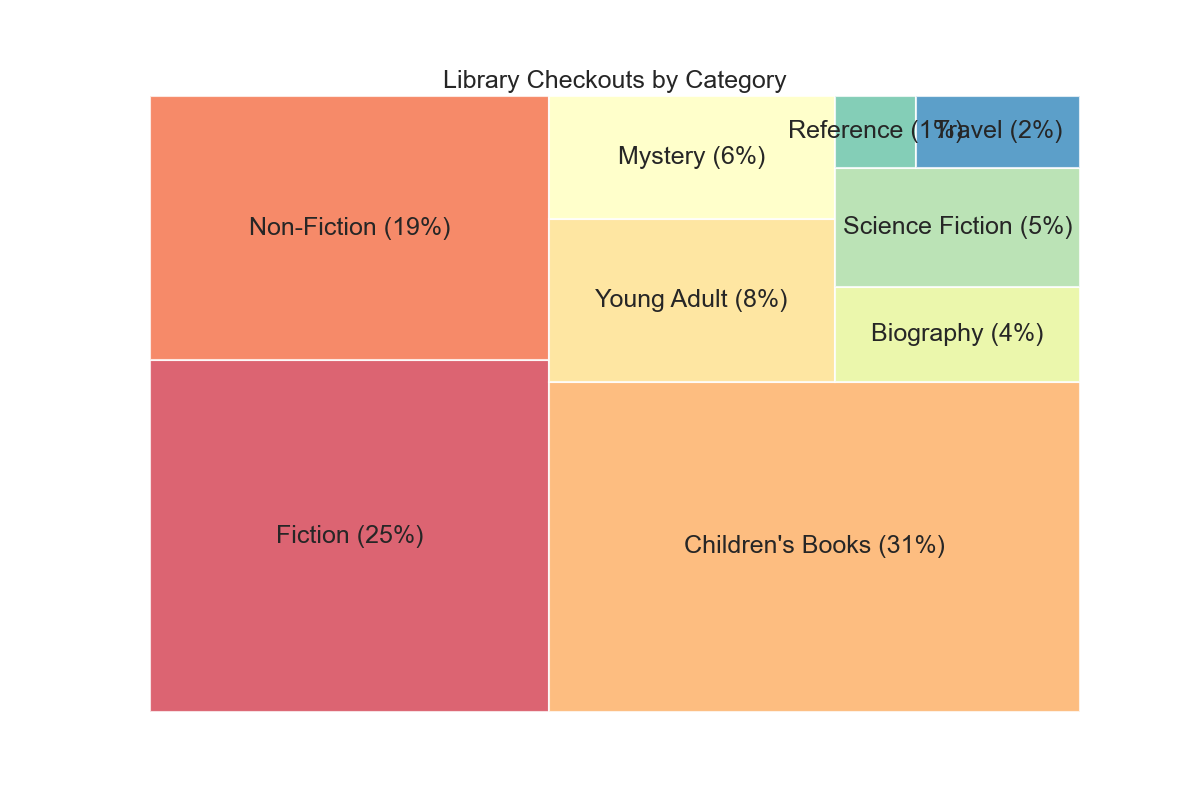

Reproduce this figure in Python.

import matplotlib.pyplot as plt
import squarify
import seaborn as sns

# Your data
data = [
    {'Category': 'Fiction', 'Checkouts': 12000, 'Percentage': 25},
    {'Category': 'Non-Fiction', 'Checkouts': 9000, 'Percentage': 19},
    {'Category': "Children's Books", 'Checkouts': 15000, 'Percentage': 31},
    {'Category': 'Young Adult', 'Checkouts': 4000, 'Percentage': 8},
    {'Category': 'Mystery', 'Checkouts': 3000, 'Percentage': 6},
    {'Category': 'Biography', 'Checkouts': 2000, 'Percentage': 4},
    {'Category': 'Science Fiction', 'Checkouts': 2500, 'Percentage': 5},
    {'Category': 'Reference', 'Checkouts': 500, 'Percentage': 1},
    {'Category': 'Travel', 'Checkouts': 1000, 'Percentage': 2}
]

# Preparing the sizes and labels
sizes = [item['Checkouts'] for item in data]
labels = [f"{item['Category']} ({item['Percentage']}%)" for item in data]

# Colors
palette = sns.color_palette("Spectral", len(data))  # You can choose different palettes
colors = [palette[i] for i in range(len(data))]

# Create a figure to draw treemap
plt.figure(figsize=(12, 8))

# Creating the treemap
squarify.plot(sizes=sizes, label=labels, color=colors, alpha=0.8)

# Remove axis
plt.axis('off')

# Add title
plt.title('Library Checkouts by Category')

# Show the plot
plt.show()
